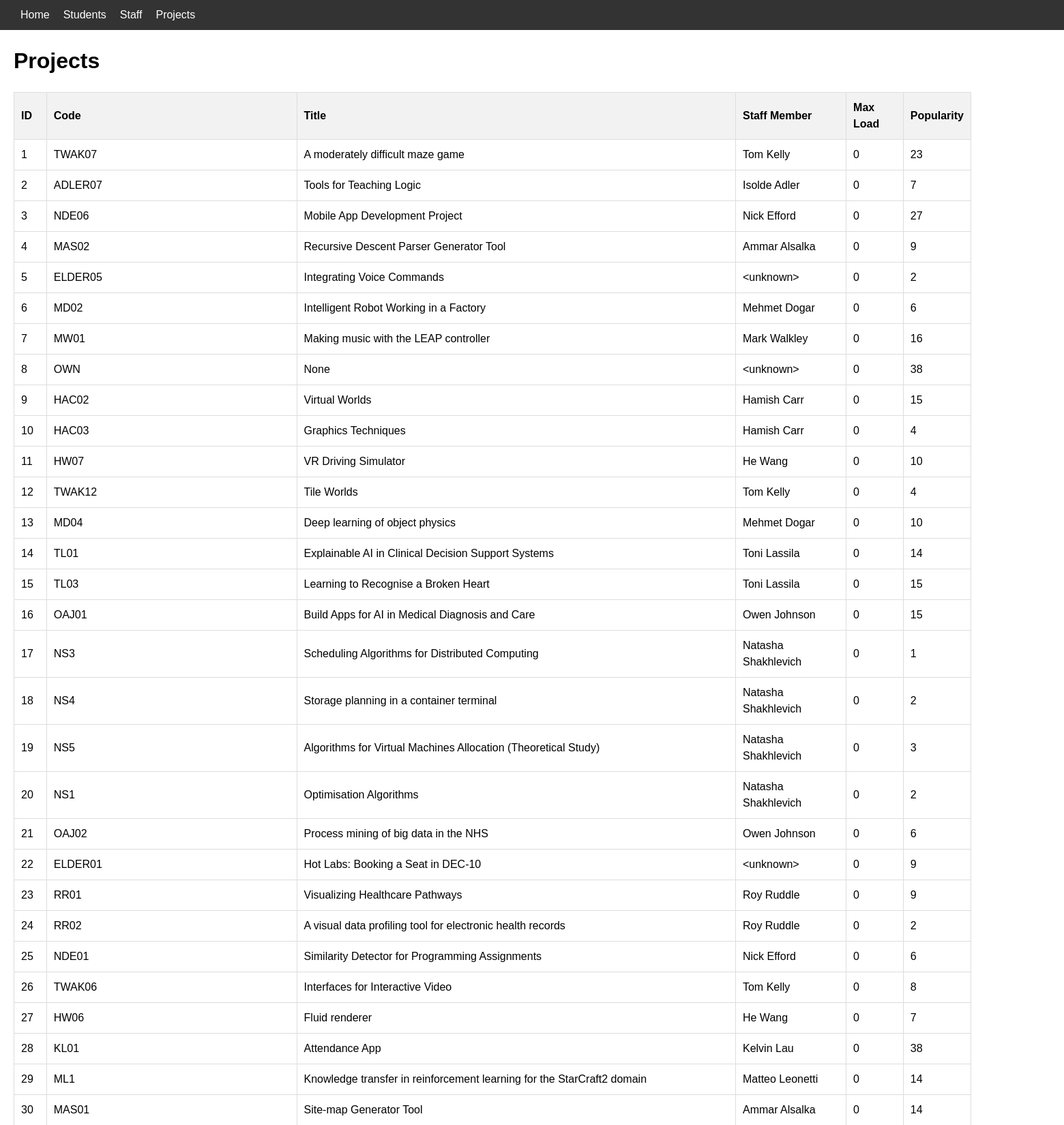
The app's page /projects (upper part) with its own data.
### app/models.py (models this page shows, shortened)
class Project(db.Model):
    id = db.Column(db.Integer, primary_key=True)
    code = db.Column(db.String(10), index=True, unique=True)
    title = db.Column(db.String(64))
    max_load = db.Column(db.Integer)
    current_load = db.Column(db.Integer)
    popularity = db.Column(db.Integer)
    students = db.relationship('Student', backref='project', lazy='dynamic')
    staff_member = db.Column(db.String(64), db.ForeignKey('staff.name'))

### app/routes.py (the view)
@app.route("/projects")
def projects():
    projects = Project.query.all()
    return render_template('projectTable.html', projects=projects)

### app/templates/projectTable.html (shortened to what this page needs)
<!DOCTYPE html>
{% extends 'base.html' %}
{% block content %}
    <h1>Projects</h1>
    <table id="projects-table">
      <tr>
        <th>ID</th>
        <th>Code</th>
        <th>Title</th>
        <th>Staff Member</th>
        <th>Max Load</th>
        <th>Popularity</th>
      </tr>
      {% for project in projects %}
      <tr>
        <td>{{ project.id }}</td>
        <td contenteditable="true">{{ project.code }}</td>
        <td contenteditable="true">{{ project.title }}</td>
        <td contenteditable="true">{{ project.staff_member }}</td>
        <td contenteditable="true">{{ project.max_load }}</td>
        <td>{{ project.popularity }}</td>
      </tr>
      {% endfor %}
    </table>
{% endblock %}

### app/templates/base.html (shortened to what this page needs)
<!DOCTYPE html>
<html>
  <head>
  </head>
  <link rel="stylesheet" href="{{ url_for('static', filename='styles.css') }}">
  <body>
    <nav>
      <ul>
        <li><a href="/home">Home</a></li>
        <li><a href="/students">Students</a></li>
        <li><a href="/staff">Staff</a></li>
        <li><a href="/projects">Projects</a></li>
      </ul>
    </nav>
    {% block content %}{% endblock %}
  </body>
</html>

### app/static/styles.css (style rules this page uses)
body { font-family: Arial, sans-serif; font-size: 16px; line-height: 1.5; margin: 0; }
nav { background-color: #333; color: #fff; display: flex; justify-content: space-between; padding: 10px; width: 200%; }
nav a { color: #fff; text-decoration: none; }
nav ul { display: flex; list-style: none; margin: 0; padding: 0; }
nav li { margin-left: 20px; }
h1, h2, h3, h4, h5, h6 { font-weight: bold; margin-left: 20px; }
table { border-collapse: collapse; margin: 20px 0; width: 90%; margin-left: 20px; margin-right: 20px; }
th, td { border: 1px solid #ddd; padding: 10px; }
th { background-color: #f2f2f2; font-weight: bold; text-align: left; }

### records on screen
Project: id "1", code "TWAK07", title "A moderately difficult maze game", staff_member "Tom Kelly", max_load "0", popularity "23"
Project: id "2", code "ADLER07", title "Tools for Teaching Logic", staff_member "Isolde Adler", max_load "0", popularity "7"
Project: id "3", code "NDE06", title "Mobile App Development Project", staff_member "Nick Efford", max_load "0", popularity "27"
Project: id "4", code "MAS02", title "Recursive Descent Parser Generator Tool", staff_member "Ammar Alsalka", max_load "0", popularity "9"
Project: id "5", code "ELDER05", title "Integrating Voice Commands", staff_member "<unknown>", max_load "0", popularity "2"
Project: id "6", code "MD02", title "Intelligent Robot Working in a Factory", staff_member "Mehmet Dogar", max_load "0", popularity "6"
Project: id "7", code "MW01", title "Making music with the LEAP controller", staff_member "Mark Walkley", max_load "0", popularity "16"
Project: id "8", code "OWN", title "None", staff_member "<unknown>", max_load "0", popularity "38"
Project: id "9", code "HAC02", title "Virtual Worlds", staff_member "Hamish Carr", max_load "0", popularity "15"
Project: id "10", code "HAC03", title "Graphics Techniques", staff_member "Hamish Carr", max_load "0", popularity "4"
Project: id "11", code "HW07", title "VR Driving Simulator", staff_member "He Wang", max_load "0", popularity "10"
Project: id "12", code "TWAK12", title "Tile Worlds", staff_member "Tom Kelly", max_load "0", popularity "4"
Project: id "13", code "MD04", title "Deep learning of object physics", staff_member "Mehmet Dogar", max_load "0", popularity "10"
Project: id "14", code "TL01", title "Explainable AI in Clinical Decision Support Systems", staff_member "Toni Lassila", max_load "0", popularity "14"
Project: id "15", code "TL03", title "Learning to Recognise a Broken Heart", staff_member "Toni Lassila", max_load "0", popularity "15"
Project: id "16", code "OAJ01", title "Build Apps for AI in Medical Diagnosis and Care", staff_member "Owen Johnson", max_load "0", popularity "15"
Project: id "17", code "NS3", title "Scheduling Algorithms for Distributed Computing", staff_member "Natasha Shakhlevich", max_load "0", popularity "1"
Project: id "18", code "NS4", title "Storage planning in a container terminal", staff_member "Natasha Shakhlevich", max_load "0", popularity "2"
Project: id "19", code "NS5", title "Algorithms for Virtual Machines Allocation (Theoretical Study)", staff_member "Natasha Shakhlevich", max_load "0", popularity "3"
Project: id "20", code "NS1", title "Optimisation Algorithms", staff_member "Natasha Shakhlevich", max_load "0", popularity "2"
Project: id "21", code "OAJ02", title "Process mining of big data in the NHS", staff_member "Owen Johnson", max_load "0", popularity "6"
Project: id "22", code "ELDER01", title "Hot Labs: Booking a Seat in DEC-10", staff_member "<unknown>", max_load "0", popularity "9"
Project: id "23", code "RR01", title "Visualizing Healthcare Pathways", staff_member "Roy Ruddle", max_load "0", popularity "9"
Project: id "24", code "RR02", title "A visual data profiling tool for electronic health records", staff_member "Roy Ruddle", max_load "0", popularity "2"
Project: id "25", code "NDE01", title "Similarity Detector for Programming Assignments", staff_member "Nick Efford", max_load "0", popularity "6"
Project: id "26", code "TWAK06", title "Interfaces for Interactive Video", staff_member "Tom Kelly", max_load "0", popularity "8"
Project: id "27", code "HW06", title "Fluid renderer", staff_member "He Wang", max_load "0", popularity "7"
Project: id "28", code "KL01", title "Attendance App", staff_member "Kelvin Lau", max_load "0", popularity "38"
Project: id "29", code "ML1", title "Knowledge transfer in reinforcement learning for the StarCraft2 domain", staff_member "Matteo Leonetti", max_load "0", popularity "14"
Project: id "30", code "MAS01", title "Site-map Generator Tool", staff_member "Ammar Alsalka", max_load "0", popularity "14"
